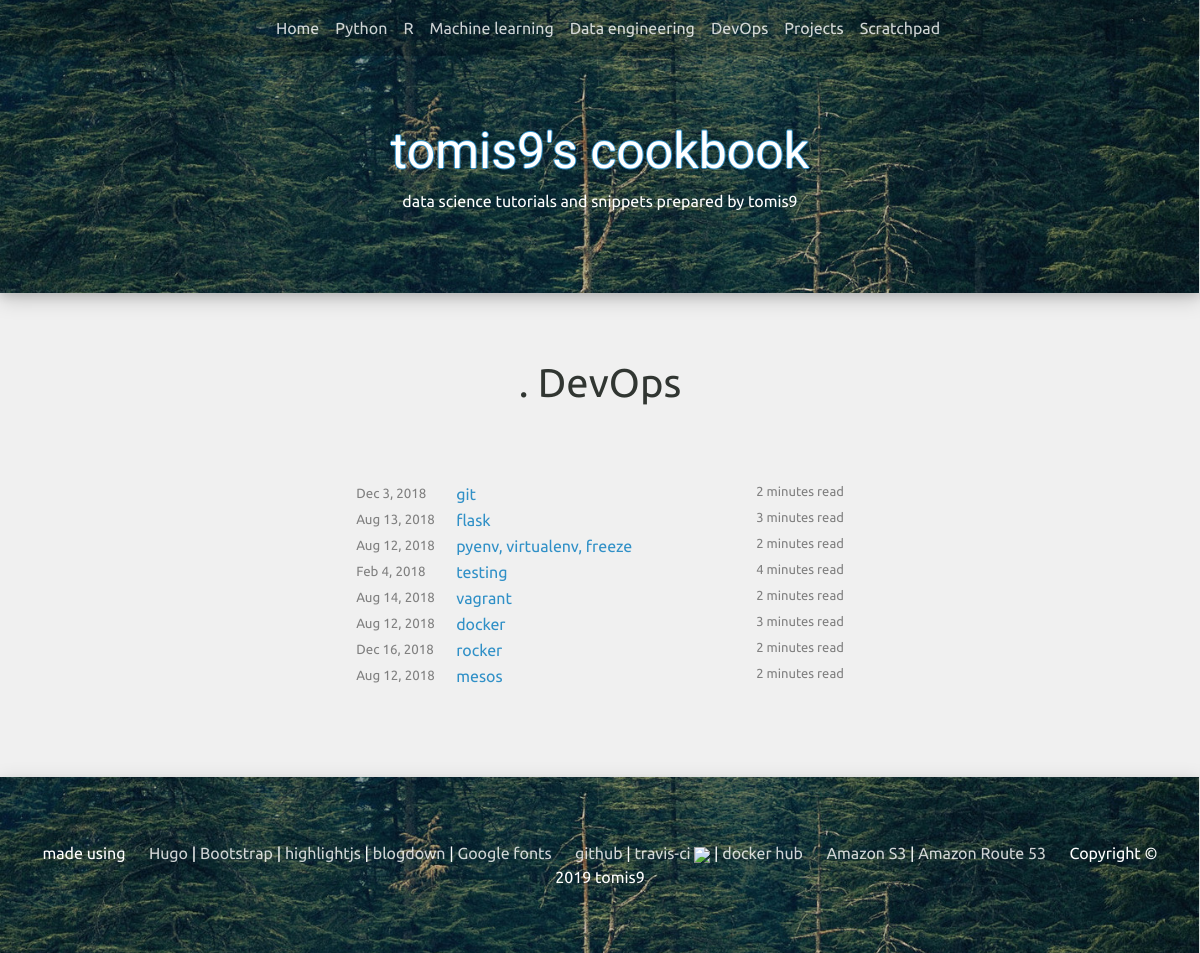
/list/devops/, run on the app's committed database.
### blog/models.py (models this page shows, shortened)
class Category(models.Model):
    category_slug = models.CharField(max_length=250, primary_key=True)
    category_name = models.CharField(max_length=250)

class CategoryPost(models.Model):
    post_slug = models.ForeignKey(Post, on_delete=models.CASCADE)
    category_slug = models.ForeignKey(Category, on_delete=models.CASCADE)

class Post(models.Model):
    post_slug = models.SlugField(max_length=250, default='empty', primary_key=True)
    title = models.CharField(max_length=250)
    body = models.TextField(default='')
    date = models.DateTimeField(default=timezone.now)
    draft = models.BooleanField(default=True)
    read_time = models.IntegerField(default=0)
    def get_absolute_url(self):
        return "/post/" + self.post_slug
    def format_date(self):
        return self.date.strftime("%b %-d, %Y")
    class Meta:
        ordering = ('-date',)

### blog/views.py (the view)
# urls.py: path('list/<slug:category_slug>/', view_list, name='view_list'),
def view_list(request, category_slug):
    category = Category.objects.get(category_slug=category_slug)
    posts = CategoryPost.objects.filter(category_slug=category)
    categories = Category.objects.all()
    category_posts = CategoryPost.objects.all()
    context = {'category': category, 'posts': posts, 'categories': categories,
               'category_posts': category_posts}
    return render(request, 'blog/post/list.html', context)

### blog/templates/blog/post/list.html (shortened to what this page needs)
{% extends "blog/base.html" %}
{% load static %}
{% block content %}
<div class="list-div">
  <div class="article-title">
    <object type="image/svg+xml" data="{% static "/folder.svg" %}" height="30px"
            width="30px">.</object>
    {{ category.category_name }}
  </div>
  <br>
  <br>
  <table style="margin: 0 auto;">
      {% for post in posts %}
        <tr>
          <td style="white-space: nowrap; width: 100px; color: gray; font-size: smaller;">
            {{ post.post_slug.format_date }}
          </td>
          <td id="list-titles">
            <a href="{{ post.post_slug.get_absolute_url }}">
              {{ post.post_slug.title }}
            </a>
          </td>
          <td class="d-none d-lg-block d-xl-block" style="color: gray; font-size: small;">
              {{ post.post_slug.read_time }} {% if post.post_slug.read_time == 1 %} minute {% else %} minutes {% endif %} read
          </td>
        </tr>
      {% endfor %}
  </table>
    <br>
    <br>
</div>
{% endblock %}

### blog/templates/blog/base.html (shortened to what this page needs)
{% load static %}
<!DOCTYPE html>
<html lang="en">
  <head>
  <link rel="stylesheet" href="https://maxcdn.bootstrapcdn.com/bootstrap/4.3.1/css/bootstrap.min.css">
  <link rel="stylesheet" href="{% static "/css/bootstrap-toc.css" %}">
  <link rel="stylesheet" href="{% static "/css/darcula.css" %}">
  <link rel="stylesheet" href="{% static "/css/style.css" %}">
  <link rel="stylesheet" href="https://cdn.jsdelivr.net/npm/katex@0.10.2/dist/katex.min.css">
</head>
<body data-spy="scroll" data-target="#toc">
<nav id="navbar" class="navbar navbar-expand-md fixed-top navbar-hide transition">
    <div class="collapse navbar-collapse" id="collapsibleNavbar">
        <ul class="navbar-nav">
            <li class="nav-item">
                <a class="nav-link" href="/">Home</a>
            </li>
            {% for category in categories %}
                <li class="nav-item dropdown">
                    <a class="nav-link dropdown-toggle" data-toggle="dropdown">{{ category.category_name }}</a>
                </li>
            {% endfor %}
        </ul>
    </div>
</nav>
<div class="jumbotron text-center" id="header">
  <div id="header-title">
      <a href="/">tomis9's cookbook</a>
  </div>
  <p style="color: white;">data science tutorials and snippets prepared by tomis9</p>
</div>
{% block content %}
{% endblock %}
<div class="jumbotron text-center" id="footer">
  made using &emsp;
  <br class="d-xl-none">
  <a href="https://gohugo.io/">Hugo</a> |
  <a href="https://getbootstrap.com/">Bootstrap</a> |
  <a href="https://highlightjs.org/">highlightjs</a> |
  <a href="https://bookdown.org/yihui/blogdown/">blogdown</a> |
  <a href="https://fonts.google.com/">Google fonts</a> &emsp;
  <br class="d-xl-none">
  <a href="https://github.com/tomis9/cookbook">github</a> |
  <a href="https://travis-ci.org/tomis9/cookbook">travis-ci</a> <a href="https://travis-ci.org/tomis9/cookbook"><img src="https://api.travis-ci.org/tomis9/cookbook.png"></img></a> |
  <a href="https://hub.docker.com/r/tomis9/cookbook">docker hub</a> &emsp;
  <br class="d-xl-none">
  <a href="https://aws.amazon.com/s3">Amazon S3</a> |
  <a href="https://aws.amazon.com/route53/">Amazon Route 53</a> &emsp;
  <br class="d-xl-none">
  Copyright &copy; 2019 tomis9
</div>
</body>
</html>

### blog/static/css/style.css (style rules this page uses)
body { background-color: rgb(240, 240, 240); }
#navbar { color: white; }
.transition { -webkit-transition: all 0.5s ease-in-out; -moz-transition: all 0.5s ease-in-out; -o-transition: all 0.5s ease-in-out; transition: all 0.5s ease-in-out; }
.navbar-hide { background-color: none; background-image: url('/static/random-forest3.jpg'); background-position: center; background-repeat: no-repeat; background-size: cover; }
#header-title { margin: 0; margin-top: 50px; }
#header-title a:link, #header-title a:visited { text-shadow: -1px 0 #3090c7, 0 1px #3090c7, 1px 0 #3090c7, 0 -1px #3090c7; color: white; font-family: 'Fascinate', cursive; font-size: 50px; }
.navbar { overflow-x: hidden; max-height: 100%; }
@media (min-width: 768px) { .navbar-hide { background-color: rgba(0, 0, 0, 0.15); background-image: none; } }
@media (min-width: 768px) { .navbar-nav { margin:0 auto; } }
@media (min-width: 768px) { .navbar { overflow: visible; max-height: 1000px; } }
.nav-link, .nav-item { color: rgba(255, 255, 255, 0.8); }
.dropdown-toggle::after { display:none; }
.list-div { margin: auto; margin-top: 20px; margin-bottom: 20px; max-width: 1000px; padding: 20px; font-family: 'Ubuntu', sans-serif; color: #313632; }
.article a:link, .article a:visited, .list-div a:link, .list-div a:visited { color: #3090C7; color: rgba(48, 144, 199, 1); }
.article-title { font-size: 40px; margin-top: 20px; margin-bottom: 20px; text-align: center; }
#header { margin-bottom:0; background-image: url('/static/random-forest3.jpg'); background-position: center; background-repeat: no-repeat; background-size: cover; border-radius: 0; box-shadow: 0 4px 8px 0 rgba(0, 0, 0, 0.1), 0 6px 20px 0 rgba(0, 0, 0, 0.19); font-family: 'Ubuntu', sans-serif; }
#footer { background-image: url('/static/random-forest3.jpg'); background-position: center; background-repeat: no-repeat; background-size: cover; border-radius: 0; box-shadow: 0 4px 8px 0 rgba(0, 0, 0, 0.1), 0 6px 20px 0 rgba(0, 0, 0, 0.19); margin-bottom:0; color: white; font-family: 'Ubuntu', sans-serif; }
#footer a:link, #footer a:visited { color: rgba(255, 255, 255, 0.8); }
.nav-link { font-family: 'Ubuntu', sans-serif; }
#list-titles { width: 150px; }
@media (min-width: 768px) { #list-titles { width: 300px; } }

### data on the page
Category: category_name "Python"
Category: category_name "R"
Category: category_name "Machine learning"
Category: category_name "Data engineering"
Category: category_name "DevOps"
Category: category_name "Projects"
Category: category_name "Scratchpad"
CategoryPost: post_slug.format_date "Dec 3, 2018", post_slug "git", post_slug.read_time "2", shows "minutes"
CategoryPost: post_slug.format_date "Aug 13, 2018", post_slug "flask", post_slug.read_time "3", shows "minutes"
CategoryPost: post_slug.format_date "Aug 12, 2018", post_slug "pyenv, virtualenv, freeze", post_slug.read_time "2", shows "minutes"
CategoryPost: post_slug.format_date "Feb 4, 2018", post_slug "testing", post_slug.read_time "4", shows "minutes"
CategoryPost: post_slug.format_date "Aug 14, 2018", post_slug "vagrant", post_slug.read_time "2", shows "minutes"
CategoryPost: post_slug.format_date "Aug 12, 2018", post_slug "docker", post_slug.read_time "3", shows "minutes"
CategoryPost: post_slug.format_date "Dec 16, 2018", post_slug "rocker", post_slug.read_time "2", shows "minutes"
CategoryPost: post_slug.format_date "Aug 12, 2018", post_slug "mesos", post_slug.read_time "2", shows "minutes"
